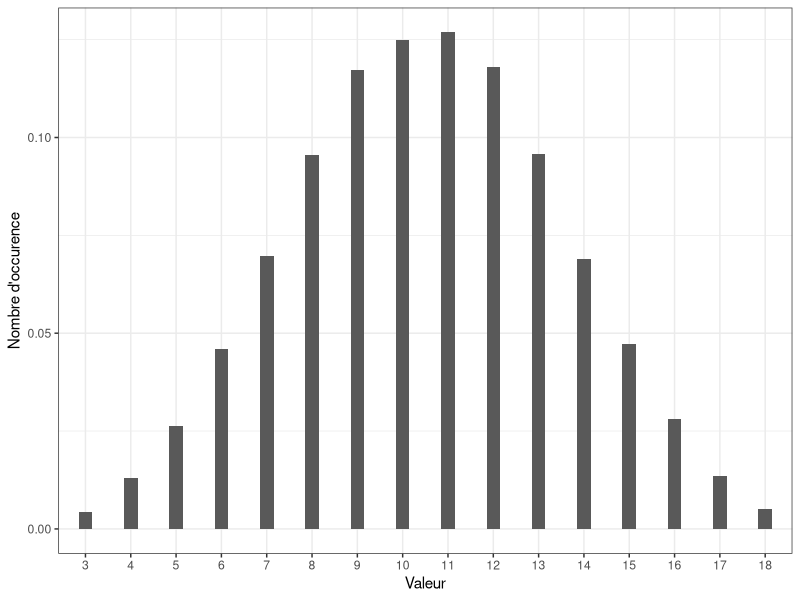

Here is the R script that generated this plot:
## ---- chunk 1
knitr::opts_chunk$set(echo = TRUE)
library(readr);
library(magrittr);
library(ggplot2);
library(dplyr);
## ---- chunk 2
dice <- function(faces = 6, n = 100){
  sample(x = seq(from = 1, to = faces, by = 1),size=n,replace=TRUE);
}
## ---- chunk 3
dice(6,600);

## ---- chunk 4
experiment <- function (faces = 6, n = 100){
  dice1<-dice(faces,n);
  dice2<-dice(faces,n);
  dice3<-dice(faces,n);
  data.frame(Dice1=dice1,
             Dice2=dice2,
             Dice3=dice3)
}
## ---- chunk 5
rolls <- experiment(6,50000);
result <- rolls %>% mutate(Sum = Dice1+Dice2+Dice3);
final <- result %>% group_by(Sum) %>% summarize(nbocc=n());
final
## ---- chunk 6
ggplot(data=result,aes(x=as.factor(Sum)))+
geom_bar(aes(y= (..count..)/sum(..count..)), width =.3)+
xlab("Valeur") +
ylab("Nombre d'occurence")+
theme_bw();
## ---- chunk 7

## ---- chunk 8

## ---- chunk 9

## ---- chunk 10

